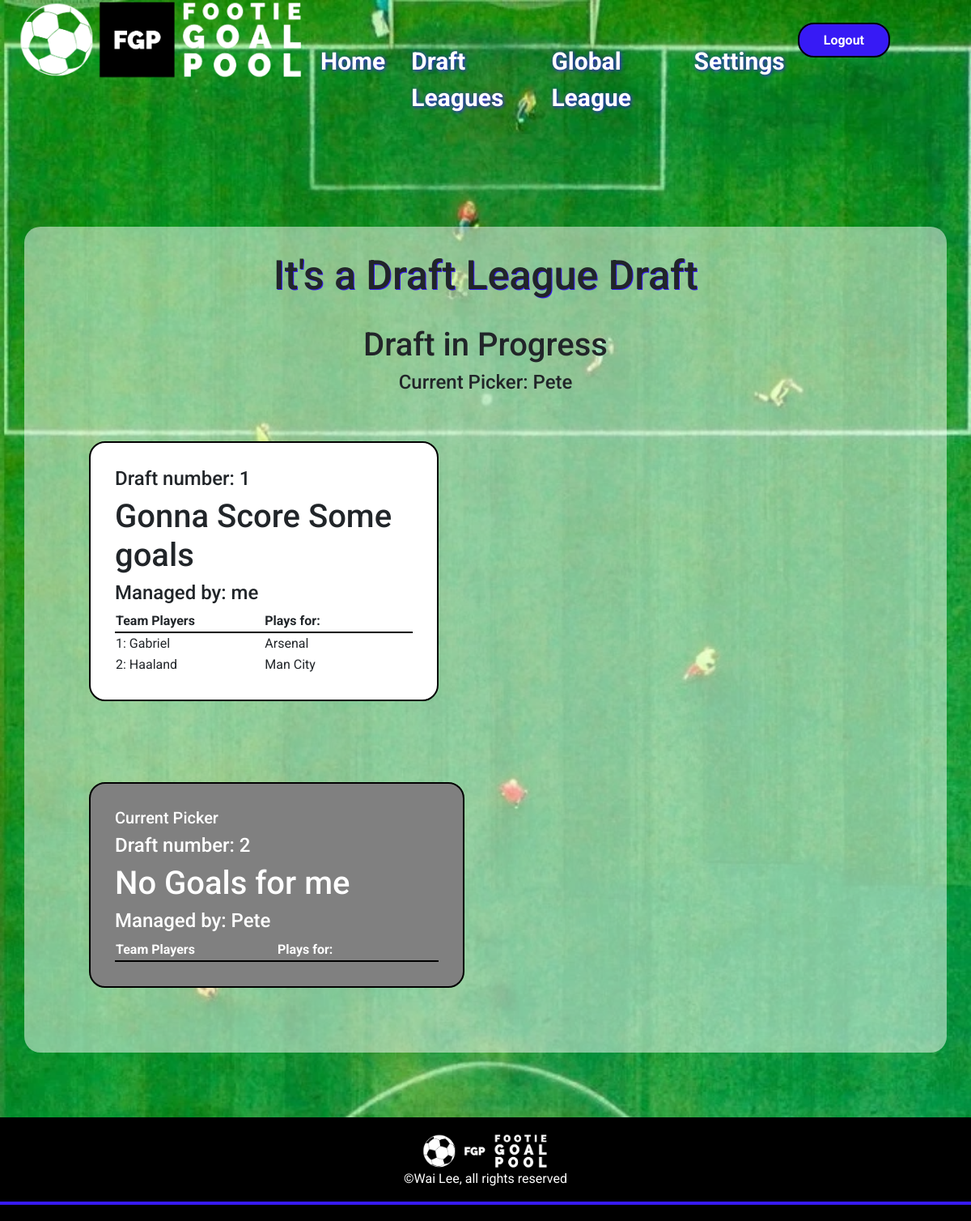
The app's page /draft/ (signed in) with its own data.
### goalpoolapp/models.py (models this page shows, shortened)
class League(models.Model):
    teamlimit = models.IntegerField()
    leaguename = models.CharField(max_length=64)
    leaguecode = models.CharField(max_length = 10, blank=True, null=True)
    teamplayerslimit = models.IntegerField()
    transfersActivated = models.BooleanField(default=False)
    transfersAllowed = models.BooleanField(default=False)
    duplicatePlayersAllowed = models.BooleanField()
    admin = models.ForeignKey(User, on_delete=models.CASCADE, related_name="administratedleague")
    draftcomplete = models.BooleanField(default=False)
    draftstarted = models.BooleanField(default=False)
    draftposition = models.IntegerField(default=1)
    draftdecending = models.BooleanField(default=False)

class User(AbstractUser):
    pass

class Team(models.Model):
    manager = models.ForeignKey(User, on_delete=models.CASCADE, related_name="managedteams")
    league = models.ForeignKey(League, on_delete=models.CASCADE, related_name="leagueteams")
    players = models.ManyToManyField(Player, related_name="teams", blank=True)
    provisionalplayers = models.ManyToManyField(Player, related_name="provisionalteams", blank=True)
    rank = models.IntegerField(default=1)
    teamname = models.CharField(max_length=64)
    totalgoals = models.IntegerField(default=0)
    draftnumber = models.IntegerField(blank=True, null=True)

class Player(models.Model):
    playercode = models.IntegerField()
    leagues = models.ManyToManyField(League, related_name="leagueplayers")
    firstname = models.CharField(max_length=64)
    surname = models.CharField(max_length=64)
    nickname = models.CharField(max_length=64)
    goals = models.IntegerField()
    realteam = models.CharField(max_length=64)
    currentweekgoals = models.IntegerField(default=0)

### goalpoolapp/views.py (the view)
# urls.py: path('draft/', views.draft, name='draft'),
@login_required
def draft(request, leagueid=None):
    userteams = Team.objects.filter(manager=request.user)
    if leagueid != None:
        leagueslist = League.objects.filter(id=leagueid)
    else:
        leagueslist = League.objects.filter(leagueteams__in=userteams)
    leagueslist = leagueslist.exclude(id=19)
    leagues = Paginator(leagueslist, 1)
    page = request.GET.get('page')
    league = leagues.get_page(page)
    picker = None
    try:
        teams = league[0].leagueteams.all()
        playercheck = 0
        for team in teams:
            if team.players.count() == league[0].teamplayerslimit:
                playercheck += 1
        if playercheck == league[0].leagueteams.count():
            league[0].draftcomplete = True
            league[0].save()
        for team in league[0].leagueteams.all():
            if team.draftnumber == league[0].draftposition:
                picker = team.manager
    except:
        pass
    return render(request, 'goalpoolapp/draft.html', {
        "picker": picker,
        "leaguepage": league,
        "leagues": leagues,
    })

### goalpoolapp/templates/goalpoolapp/draft.html (shortened to what this page needs)
{% extends "goalpoolapp/layout.html" %}
{% load static %}
{% block body %}
<div id="main-page-content-container">
    <div id="main-page-content">
        {% for league in leaguepage %}
            <h2>{{ league.leaguename }} Draft</h2>
            <br>
            {% if league.draftstarted == True and league.draftcomplete == False %}
                <h3>Draft in Progress</h3>
                <h4>Current Picker: {{ picker }}</h4>
                <div id="teamscontainer">
                    {% for team in league.leagueteams.all|dictsort:"draftnumber" %}
                        <div
                        {% if team.manager == picker %}
                        class="pickercontainer"
                        {% else %}
                        class="teamcontainer"
                        {% endif %}
                        >
                        {% if team.manager == picker %}
                            <h5>Current Picker</h5>
                        {% endif %}
                        <h4>Draft number: {{ team.draftnumber }}</h4>
                        <h3>{{ team.teamname }}</h3>
                        <h4>Managed by: {{ team.manager }}</h4>
                            <table>
                                <tr>
                                    <th class="draftheader">Team Players</th>
                                    <th class="draftheader">Plays for:</th>
                                </tr>
                                {% for player in team.players.all %}
                                <tr>
                                    <td>{{ forloop.counter }}: {{ player.nickname }}</td>
                                    <td>{{ player.realteam }}</td>
                                </tr>
                                {% endfor %}
                            </table>
                        </div>
                    {% endfor %}
                </div>
            {% endif %}
        {% endfor %}
    </div>
</div>
{% endblock %}

### goalpoolapp/static/goalpoolapp/styles.css (style rules this page uses)
* { font-family: 'Roboto', sans-serif; }
h2 { font-size: 50px; text-shadow: 1px 1px #371af5; text-align: center; }
h3 { font-size: 40px; }
body { min-height: 100vh; display: flex; flex-direction: column; }
th { width: 20%; border-bottom: solid black 2px; }
tr { height: 20px; }
#main-page-content-container { display: flex; flex-direction: column; align-items: center; padding: 30px; }
#main-page-content { max-width: 1200px; background-color: #FFFFFF80; display: flex; flex-direction: column; align-items: center; padding: 30px; margin-top: 250px; border-radius: 20px; }
#teamscontainer { display: flex; flex-flow: row wrap; }
.teamcontainer { margin: 50px; border: solid black 2px; border-radius: 20px; padding: 30px; background-color: white; width: 40%; }
.draftheader { width: 200px; }
.pickercontainer { margin: 50px; border: solid black 2px; border-radius: 20px; padding: 30px; background-color: gray; color: white; }

### records on screen
League: leaguename "It's a Draft League"
User: username "Pete"
Team: draftnumber "1", teamname "Gonna Score Some goals", manager "me"
Player: nickname "Gabriel", realteam "Arsenal"
Player: nickname "Haaland", realteam "Man City"
Team: shows "Current Picker", draftnumber "2", teamname "No Goals for me", manager "Pete"
